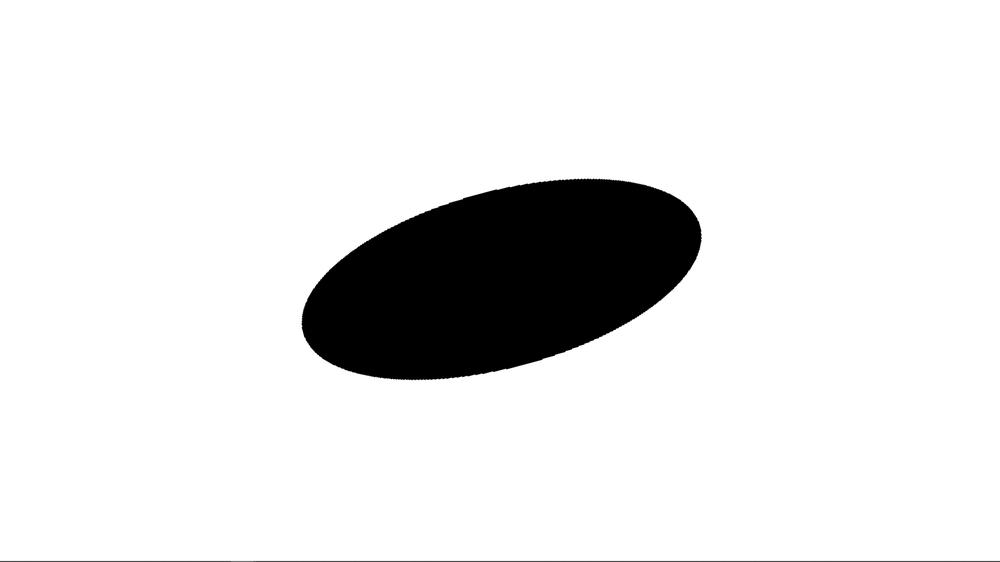
#> input picture 2024-1/015 degree.png, 1000 x 562 px, shrunk from 1920 x 1080 before the run; its folder holds only this picture in this run
$ jupyter execute --allow-errors '240326 기준 최신.ipynb'   (older library calls are emulated)
#> lines starting #> are read from the running program, lines starting #| are printed output that depends on the picture; after the words box and inside, x2 and y2 are one past the last pixel; in counts of white or black regions, pixels touching at a corner belong together
[cell 1]
import cv2
import numpy as np
import scipy
from scipy.stats import lognorm
import os
import pandas as pd
import matplotlib.pyplot as plt
from matplotlib.pyplot import cm
import glob
import matlab.engine
from tqdm import tqdm

[cell 2]
def count_connected_components(binary_image):
    # Find connected components
    connectivity = 8  # 8-connectivity
    output = cv2.connectedComponentsWithStats(binary_image, connectivity, cv2.CV_32S)

    # Extract the number of components (excluding the background)
    num_components = output[0] - 1

    return num_components

[cell 3]
folder_path = "."  # Use "." for the current folder

for file_name in os.listdir(folder_path):
    if file_name.endswith(".png"):
        image_path = os.path.join(folder_path, file_name)
        binary = cv2.imread(image_path, cv2.IMREAD_GRAYSCALE)
#> binary is the input picture: shape (562, 1000); min 0, max 255, mean 228.8
        binary_image = cv2.bitwise_not(binary)
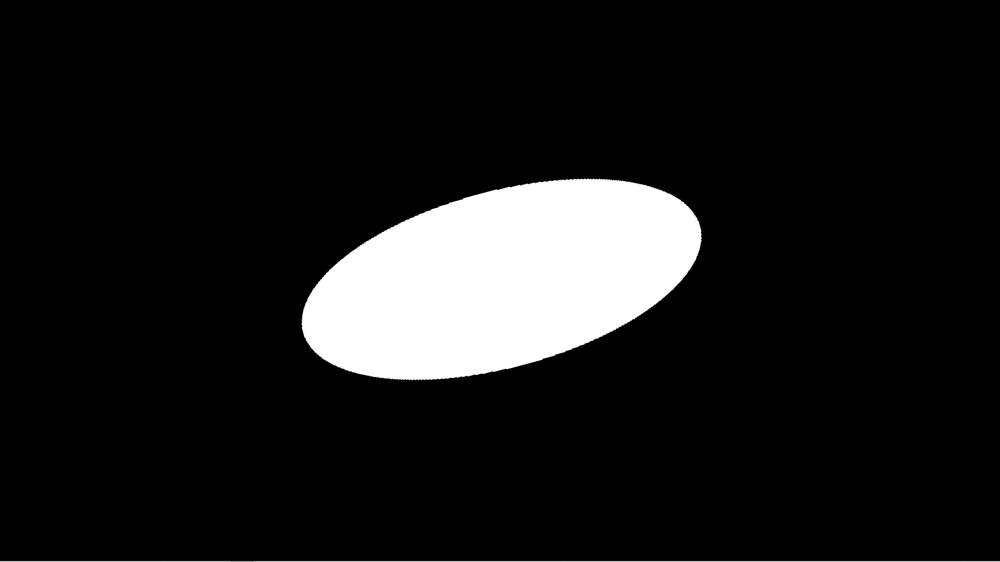
#> binary_image: shape (562, 1000); min 0, max 255, mean 26.2

        # Apply binary thresholding
        ret, thresholded_image = cv2.threshold(binary_image, 127, 255, cv2.THRESH_BINARY)
#> thresholded_image: shape (562, 1000); 10.3% white; 2 white regions, box (x1, y1, x2, y2) and area: (302, 179, 702, 380) 57003, (0, 561, 1000, 562) 1000

        num_components = count_connected_components(thresholded_image)
#> in count_connected_components, `num_components = output[0] - 1`: num_components = 2
#> num_components = 2

        if num_components != 1:
            print(f"{file_name}")
            os.remove(image_path)
        else:
            pass
